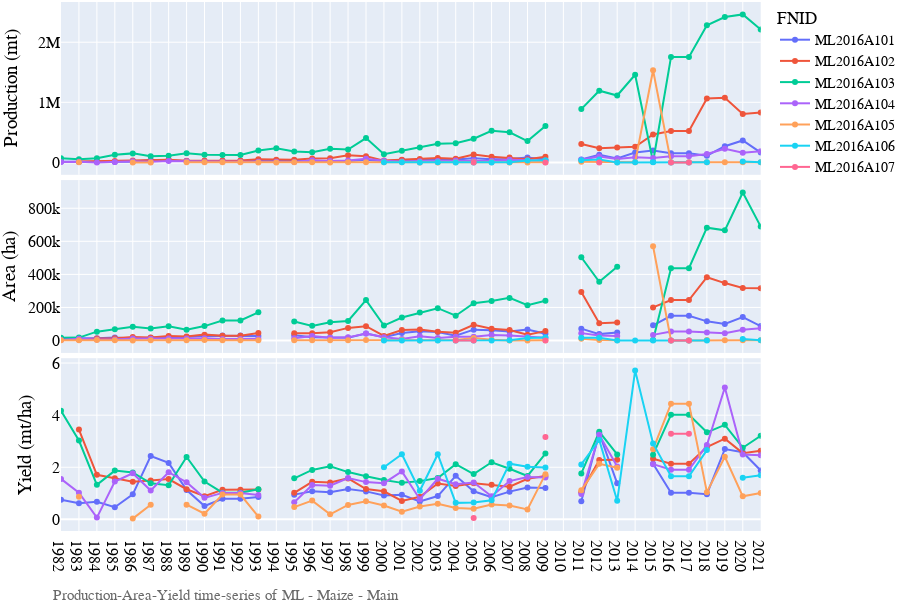
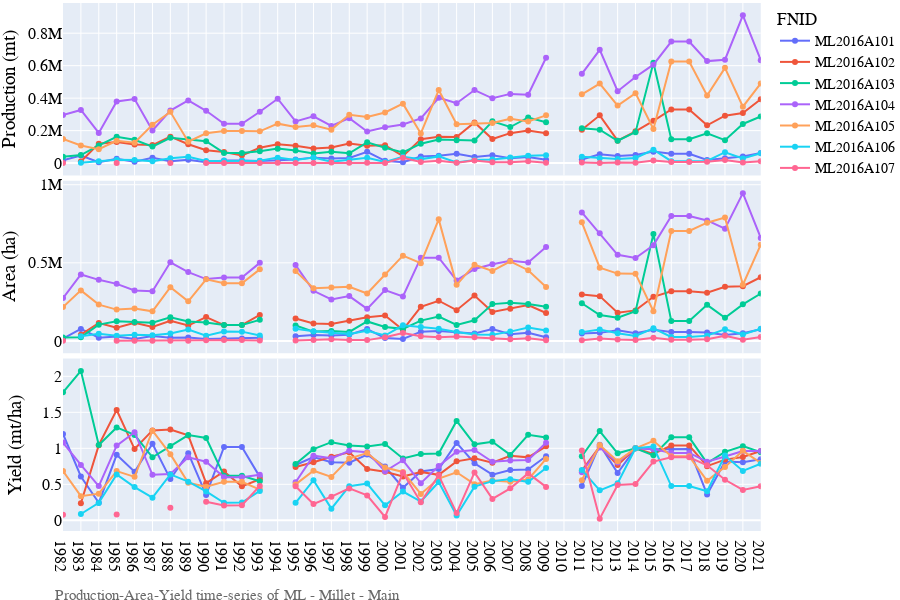
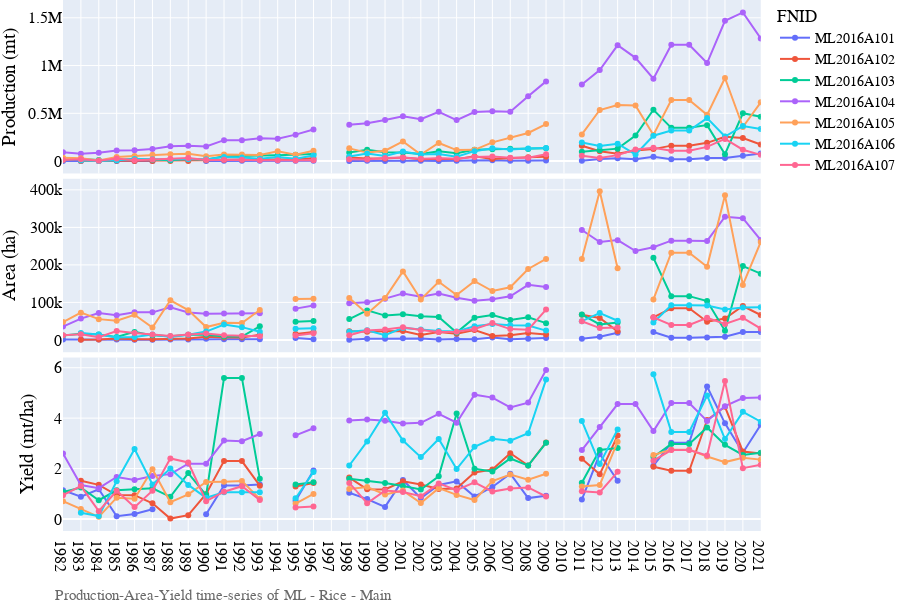
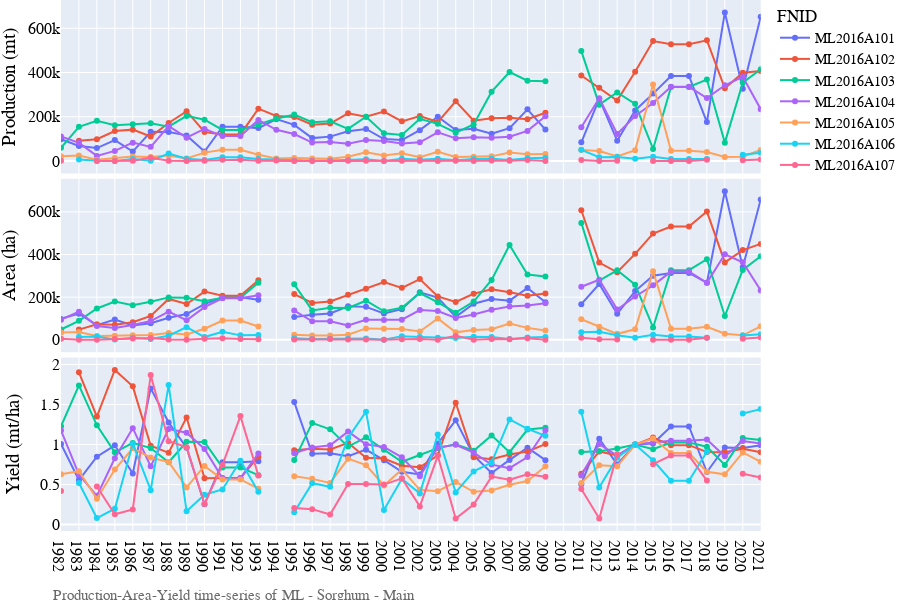

The notebook cell these images were saved under, in order:
### Code cell
# Lineplot of Production-Area-Yield time-series
country_iso, country_name = 'ML', 'Mali'
df = pd.read_csv('../data/crop/adm_crop_production_%s.csv' % country_iso, index_col=0)
df['year'] = df['harvest_year']
product_season = [
    ['Maize','Main'],
    ['Millet','Main'],
    ['Rice','Main'],
    ['Sorghum','Main'],
]
for product_name, season_name in product_season:
    footnote = 'Production-Area-Yield time-series of %s - %s - %s' % (country_iso, product_name, season_name)
    fn_save = '../figures/%s_line_pay_%s_%s.png' % (country_iso, product_name, season_name)
    sub = df[(df['product'] == product_name) & (df['season_name'] == season_name)]
    fig = PlotLinePAY(sub, year, footnote, fn_save)
    fig.show()
